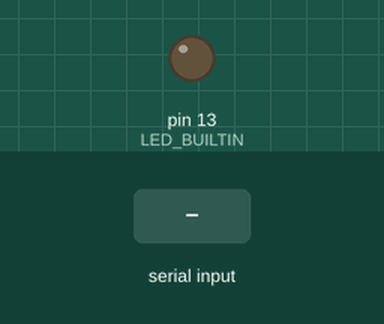
This sketch was run on a simulated Arduino Uno, built with avr-gcc and run on an emulated ATmega328P. On the bench: output pins drawn as LEDs (lit = HIGH). Inputs (shaded band) come from the test bench. The modem accepts every AT command (registered, SIM ready, sends succeed) and sends nothing else; what the sketch prints to the serial monitor is not drawn.

Above: at 3.2 s.
3.3 s: "1\n" received over the second serial link
At 8.6 s:
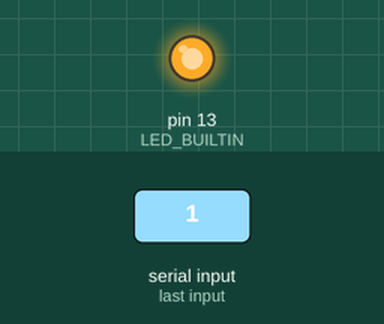
Timing chart, 0 to 14.8 s (numbered marks = the images above; inputs shaded):
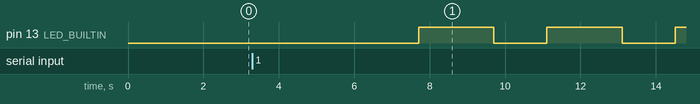

The sketch:

ESPShieldSimpleATTest.ino
```cpp
#include <SoftwareSerial.h>

SoftwareSerial swser(2, 3);

void setup() {
  Serial.begin(115200);
  pinMode(LED_BUILTIN, OUTPUT);
  delay(2000); // wait some time

  swser.begin(115200);
  // switch to 9600 Boud its more save for software serial
  swser.print("AT+UART_CUR=9600,8,1,0,0\r\n");
  swser.begin(9600);

}

// the loop function runs over and over again forever
void loop() {
  digitalWrite(LED_BUILTIN, false);

  // send AT command
  swser.flush();
  swser.print("AT\r\n");
  Serial.print("AT ");
  delay(400);

  // receive answer
  String result;
  result.reserve(50);
  while (!swser.available() > 0) {
    Serial.print(".");
    delay(100);
  }

  // remove some special characters
  result = swser.readString();
  result.replace("\n" , "");
  result.replace("\r" , "");
  result.replace("\0x18" , " ");

  // check the result
  if (result.endsWith("OK")) {
    digitalWrite(LED_BUILTIN, true);
    Serial.println(result);
  } else {
    Serial.println(result);
    Serial.println(" NOK");
  }
  delay(2000);
}
```

Measured:
- by itself, pin 13 (LED_BUILTIN): alternates HIGH for 2.0 s and LOW for 1.4 s
